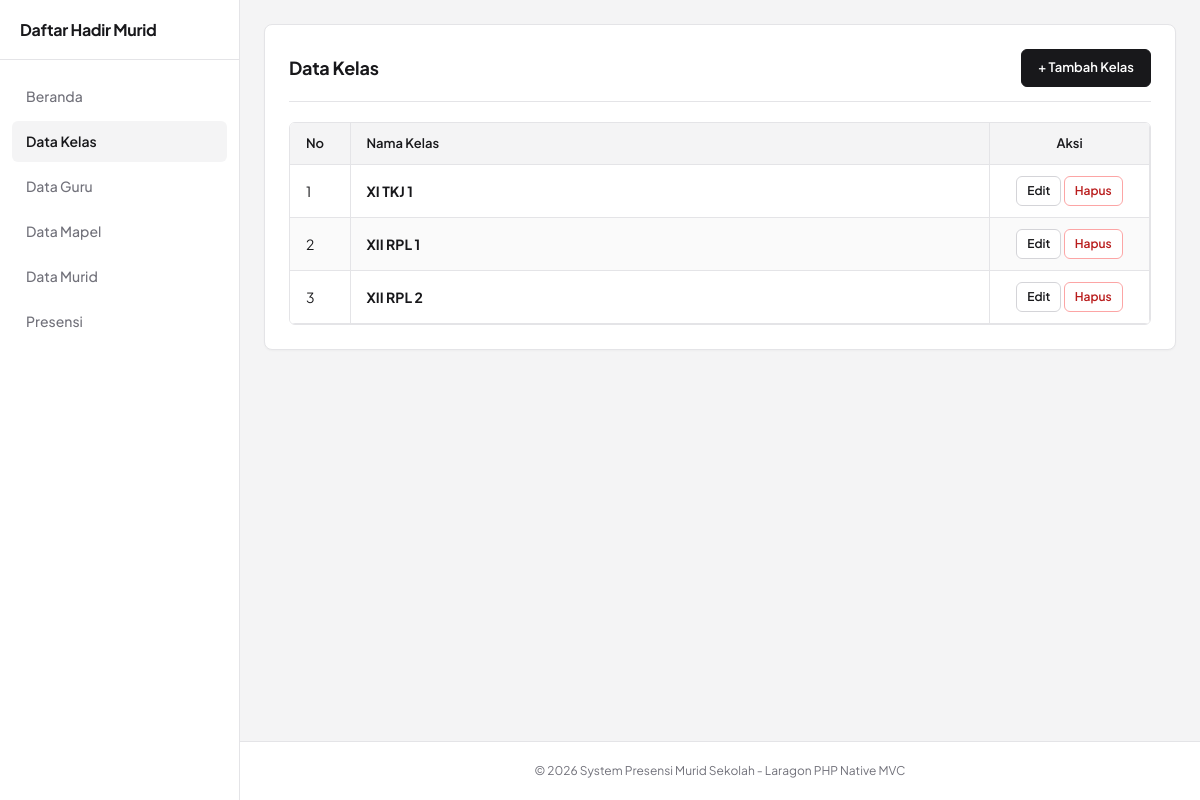
The app's page /kelas with its own data.
### tables this page shows
CREATE TABLE `kelas` (
  `id_kelas` INT(11) NOT NULL AUTO_INCREMENT,
  `nama_kelas` VARCHAR(100) NOT NULL,
  PRIMARY KEY (`id_kelas`)
);

### app/controllers/KelasController.php (called while the page is built, shortened)
<?php
class KelasController extends Controller {
    private $kelasModel;
    public function __construct() {
        $this->kelasModel = new KelasModel();
    }
    public function index() {
        $data = [
            'title' => 'Data Kelas',
            'kelas' => $this->kelasModel->getAll()
        ];
        $this->view('kelas/index', $data);
    }
}

### core/Router.php (called while the page is built, shortened)
<?php
class Router {
    protected $method = 'index';
    protected $params = [];
    public function __construct() {
        $this->controller = new $this->controller;
        call_user_func_array([$this->controller, $this->method], $this->params);
    }
}

### public/index.php (called while the page is built, shortened)
<?php
require_once __DIR__ . '/../core/Database.php';
require_once __DIR__ . '/../core/Model.php';
require_once __DIR__ . '/../core/Router.php';
spl_autoload_register(function ($className) {
    $modelFile = __DIR__ . '/../app/models/' . $className . '.php';
});
$app = new Router();

### core/Database.php (called while the page is built, shortened)
<?php
class Database {
    private static $instance = null;
    private $pdo;
    private function __construct() {
        $config = require __DIR__ . '/../config/database.php';
        $dsn = "mysql:host=" . $config['host'] . ";dbname=" . $config['dbname'] . ";charset=" . $config['charset'];
        $options = [
            PDO::ATTR_ERRMODE            => PDO::ERRMODE_EXCEPTION,
            PDO::ATTR_DEFAULT_FETCH_MODE => PDO::FETCH_ASSOC,
            PDO::ATTR_EMULATE_PREPARES   => false,
        ];
        try {
            $this->pdo = new PDO($dsn, $config['username'], $config['password'], $options);
        } catch (PDOException $e) {
            die("Koneksi Database Gagal: " . $e->getMessage());
        }
    }
    public static function getInstance() {
        if (self::$instance === null) {
            self::$instance = new Database();
        }
        return self::$instance;
    }
    public function query($sql, $params = []) {
        $stmt = $this->pdo->prepare($sql);
        $stmt->execute($params);
        return $stmt;
    }
    public function fetchAll($sql, $params = []) {
        return $this->query($sql, $params)->fetchAll();
    }
}

### config/database.php (called while the page is built)
<?php
return [
    'host' => 'localhost',
    'dbname' => 'db_presensi_murid',
    'username' => 'root',
    'password' => '',
    'charset' => 'utf8mb4'
];

### app/models/KelasModel.php (called while the page is built, shortened)
<?php
class KelasModel extends Model {
    public function getAll() {
        return $this->db->fetchAll("SELECT * FROM kelas ORDER BY nama_kelas ASC");
    }
}

### core/Model.php (called while the page is built, shortened)
<?php
class Model {
    public function __construct() {
        $this->db = Database::getInstance();
    }
}

### app/views/kelas/index.php (the view)
<div class="card">
    <div class="card-header">
        <h1 class="card-title">Data Kelas</h1>
        <a href="<?= BASEURL ?>/kelas/create" class="btn btn-primary">+ Tambah Kelas</a>
    </div>
    <div class="table-responsive">
        <table class="data-table">
            <thead>
                <tr>
                    <th style="width: 60px;">No</th>
                    <th>Nama Kelas</th>
                    <th style="width: 160px; text-align: center;">Aksi</th>
                </tr>
            </thead>
            <tbody>
                <?php if (!empty($kelas)): ?>
                    <?php $no = 1; foreach ($kelas as $k): ?>
                        <tr>
                            <td><?= $no++ ?></td>
                            <td><strong><?= htmlspecialchars($k['nama_kelas']) ?></strong></td>
                            <td style="text-align: center;">
                                <a href="<?= BASEURL ?>/kelas/edit/<?= $k['id_kelas'] ?>" class="btn btn-secondary btn-sm">Edit</a>
                                <a href="<?= BASEURL ?>/kelas/delete/<?= $k['id_kelas'] ?>" class="btn btn-danger btn-sm" onclick="return confirm('Yakin ingin menghapus kelas ini?');">Hapus</a>
                            </td>
                        </tr>
                    <?php endforeach; ?>
                <?php else: ?>
                    <tr>
                        <td colspan="3" style="text-align: center; color: var(--text-muted);">Belum ada data kelas.</td>
                    </tr>
                <?php endif; ?>
            </tbody>
        </table>
    </div>
</div>

### public/assets/css/style.css (style rules this page uses)
:root { --bg-color: #f4f4f5; --surface-color: #ffffff; --border-color: #e4e4e7; --border-dark: #d4d4d8; --text-main: #18181b; --text-muted: #71717a; --text-light: #a1a1aa; --primary: #18181b; --primary-hover: #27272a; --primary-light: #f4f4f5; --success-bg: #ecfdf5; --success-text: #047857; --info-bg: #f4f4f5; --info-text: #18181b; --warning-bg: #fffbebf5; --warning-text: #b45309; --danger-bg: #fef2f2; --danger-text: #b91c1c; --font-family: 'Plus Jakarta Sans', -apple-system, BlinkMacSystemFont, "Segoe UI", Roboto, sans-serif; }
* { box-sizing: border-box; margin: 0; padding: 0; }
body { font-family: var(--font-family); background-color: var(--bg-color); color: var(--text-main); line-height: 1.5; font-size: 14px; }
.card { background: var(--surface-color); border: 1px solid var(--border-color); border-radius: 8px; padding: 24px; margin-bottom: 24px; box-shadow: 0 1px 2px rgba(0, 0, 0, 0.03); }
.card-header { display: flex; justify-content: space-between; align-items: center; margin-bottom: 20px; padding-bottom: 14px; border-bottom: 1px solid var(--border-color); }
.card-title { font-size: 18px; font-weight: 700; color: var(--text-main); letter-spacing: -0.2px; }
.btn { display: inline-block; font-family: inherit; font-size: 13px; font-weight: 600; padding: 8px 16px; border-radius: 6px; border: 1px solid transparent; cursor: pointer; text-decoration: none; text-align: center; transition: background-color 0.15s, border-color 0.15s; }
.btn-primary { background-color: var(--primary); color: #ffffff; border-color: var(--primary); }
.btn-secondary { background-color: #ffffff; color: var(--text-main); border-color: var(--border-dark); }
.btn-danger { background-color: #ffffff; color: var(--danger-text); border-color: #fca5a5; }
.btn-sm { padding: 5px 10px; font-size: 12px; }
.table-responsive { width: 100%; overflow-x: auto; border: 1px solid var(--border-color); border-radius: 6px; }
table.data-table { width: 100%; border-collapse: collapse; background-color: var(--surface-color); text-align: left; }
table.data-table th, table.data-table td { padding: 11px 16px; border-bottom: 1px solid var(--border-color); border-right: 1px solid var(--border-color); }
table.data-table th { background-color: #f4f4f5; font-weight: 600; color: var(--text-main); font-size: 13px; }
table.data-table tr:nth-child(even) td { background-color: #fafafa; }

### records on screen
kelas: nama_kelas "XI TKJ 1"
kelas: nama_kelas "XII RPL 1"
kelas: nama_kelas "XII RPL 2"
